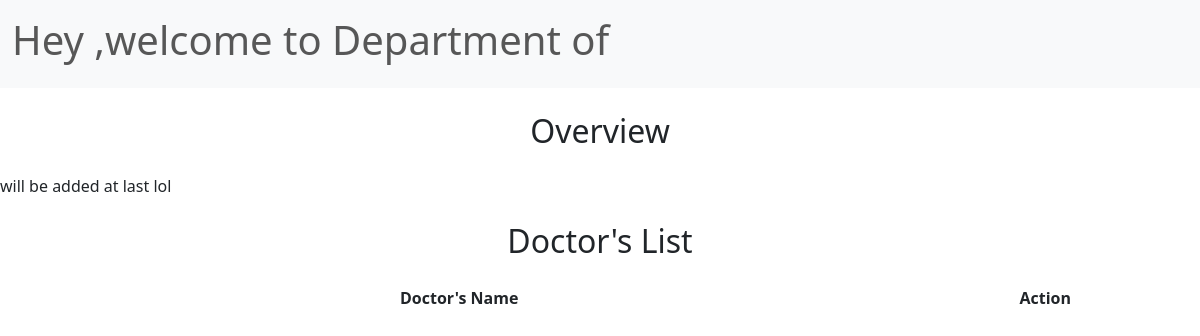
The app's page /dashboard/patient/dep-details/Gyanecology, older data.
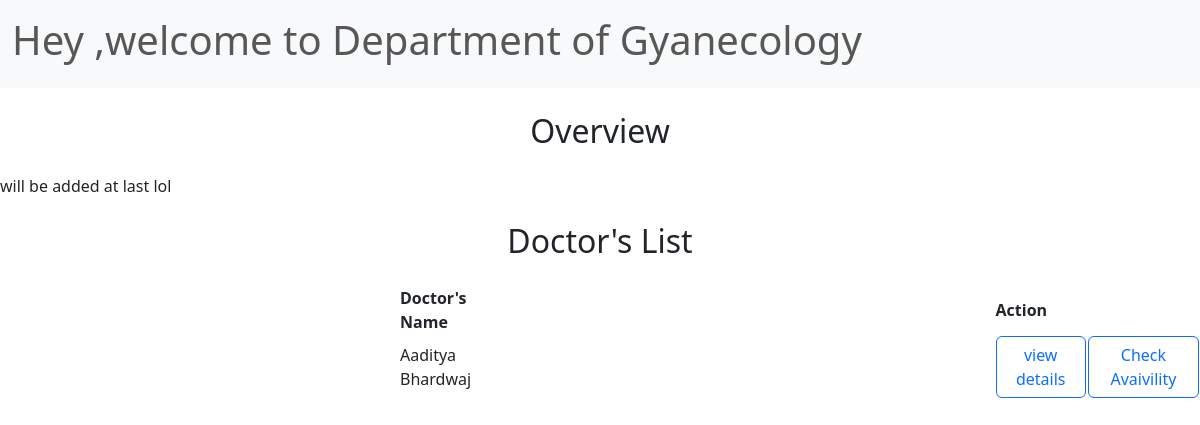
The same page, newer data.
### models/models.py (models this page shows)
class Department(db.Model):
    id=db.Column(db.Integer(),primary_key=True)
    name=db.Column(db.String(50),nullable = False)
    descreption=db.Column(db.String(200),nullable=True)

class Doctor(db.Model):
    id=db.Column(db.Integer(),primary_key=True)
    fullname = db.Column(db.String(50),nullable = False)
    username = db.Column(db.String(50),unique = True,nullable = False)
    password = db.Column(db.String(),nullable= False)
    address = db.Column(db.String(200),nullable = False)
    phone = db.Column(db.String(15),nullable = False)
    email = db.Column(db.String(50),nullable = False)
    experience = db.Column(db.String(100),nullable = False)
    specialization = db.Column(db.String(50),nullable = False)
    created_at=db.Column(db.DateTime(),default=datetime.datetime.utcnow)
    updated_at=db.Column(db.DateTime(),default=datetime.datetime.utcnow,onupdate=datetime.datetime.utcnow)

### controllers/showDepartmentPage.py (the view)
@showthedepartment.route("/dashboard/patient/dep-details/<string:depname>", methods=['GET','POST'])
def showTheDepartment(depname):
    print(depname)
    getDetails = Department.query.filter_by(name=depname).first()
    getdoctors = Doctor.query.filter_by(specialization=depname).all()
    print(getdoctors)
    return render_template("departmentPage.html",getDetails=getDetails, getdoctors=getdoctors)

### templates/departmentPage.html (shortened to what this page needs)
<!DOCTYPE html>
<html lang="en">
<head>
        <link href="https://cdn.jsdelivr.net/npm/bootstrap@5.3.2/dist/css/bootstrap.min.css" rel="stylesheet">
</head>
<body>
    <nav class="navbar bg-body-tertiary">
  <div class="container-fluid">
    <span class="navbar-text">
  <h1>Hey ,welcome to Department of {{getDetails.name}}</h1>
    </span>
  </div>
</nav>
     <h2 class="text-center my-4">Overview</h2>
     <p>will be added at last lol</p>
 <div><h2 class="text-center my-4">Doctor's List</h2></div>
 <table>
      <thead>
        <tr>
            <th style="padding-right: 500px;padding-left: 400px;">Doctor's Name</th>
            <th>Action</th>
        </tr>
    </thead>
      <tbody>
        {% for x in getdoctors %}
        <tr>
            <td style="padding-right: 500px;padding-left: 400px;">{{ x.fullname }}</td>
            <td>
            <a class="btn btn-outline-primary" href="/dashboard/patient/dep-details/{{x.specialization}}/{{x.username}}">view details </a>
            </td>
            <td>
            <a class="btn btn-outline-primary" href="/dashboard/patient/{{x.specialization}}/{{x.fullname}}/{{x.username}}/availibility">Check Avaivility</a>
            </td>
        </tr>
        {% endfor %}
    </tbody>
 </table>
</html>

Row changes from the older to the newer data that the page shows:
added Department: name "Gyanecology"
added Doctor: fullname "Aaditya Bhardwaj"
